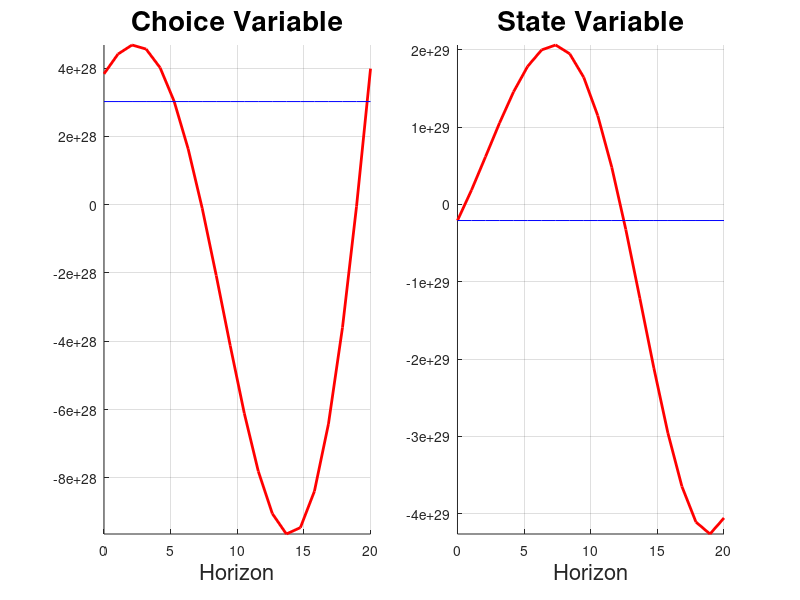
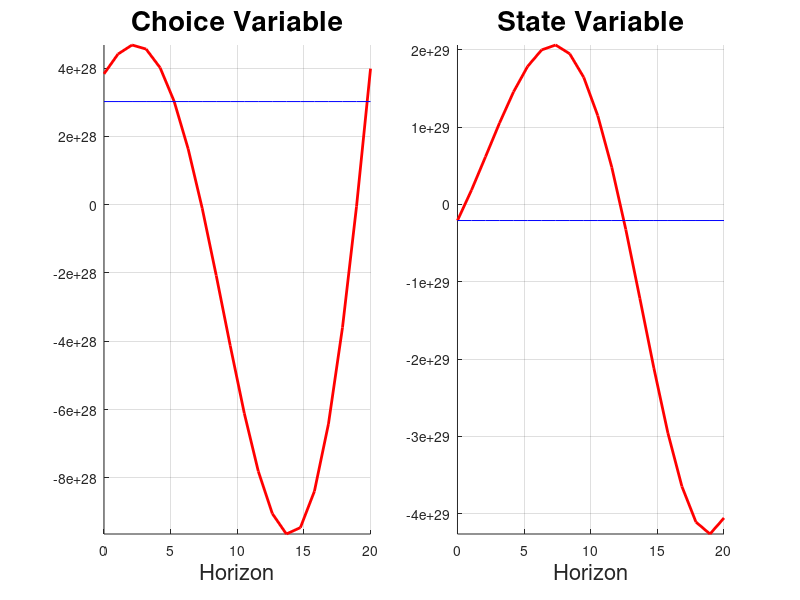

Here is the MATLAB script that generated these plots, in order:
clear 
close all

% From Beaudry, Galizia, Portier
% et = alp0 + alp1*Xt + alp2*et-1 + alp3*et + mut

% Parameterization
alp0 = 0.4;
alp1 = - 0.1; 
alp2 = 1.2;
del  = 0.05;

% Steady State
eold  = 0;
Xold  = 0;
err   = 1;
simss = 0;
while err > 10^(-14) && simss < 1000
      % Choice Variable
      enew   = alp0 + alp1*Xold + alp2*eold;
      % LOM of X
      Xnew   = (1 - del)*Xold + enew;    
      err    = abs(Xnew - Xold) + abs(enew - eold);
      simss  = simss + 1;
      eold   = enew;
      Xold   = Xnew;
end
Xss  = Xnew;
ess  = enew;

% Initialiation
H      = 20;
hor    = linspace(0,H,H);
e      = zeros(H,1);
X      = zeros(H,1);
SHOCK  = 1;
X(1)   = Xss; % state variable always Xss on impact

%-------------------------------------------------------------------------%
% IRFs to Sentiment Shock (Agents invest more today for no reasons)
%-------------------------------------------------------------------------%


e(1)   = alp0 + alp1*Xss + alp2*ess + SHOCK;
X(2)   = (1 - del)*Xss + e(1);
for i = 2:H
      % Choice Variable
      e(i)   = alp0 + alp1*X(i) + alp2*e(i-1);
      % LOM of X
      X(i+1) = (1 - del)*X(i) + e(i);    
end
X = X(1:end-1);

figure('Position',[1 41 1920 963])
set(gcf,'color','w');
subplot(1,2,1)
hold on
plot(hor,e,'linewidth',2,'color','r')
plot(hor,ones(1,H)*ess,'color','b')
title('Choice Variable','fontsize',20)
xlabel('Horizon','fontsize',16);
grid on
axis tight
hold off
subplot(1,2,2)
hold on
plot(hor,X,'linewidth',2,'color','r')
plot(hor,ones(1,H)*Xss,'color','b')
title('State Variable','fontsize',20)
xlabel('Horizon','fontsize',16);
grid on
axis tight
hold off

%-------------------------------------------------------------------------%
% IRFs to Fundamental Shock (Exogenous increase in capital today)
%-------------------------------------------------------------------------%

e(1)   = alp0 + (alp1)*Xss + alp2*ess;
X(2)   = (1 - del)*Xss + e(1) + SHOCK;
for i = 2:H
      % Choice Variable
      e(i)   = alp0 + (alp1)*X(i) + alp2*e(i-1);
      % LOM of X
      X(i+1) = (1 - del)*X(i) + e(i);    
end
X = X(1:end-1);

figure('Position',[1 41 1920 963])
set(gcf,'color','w');
subplot(1,2,1)
hold on
plot(hor,e,'linewidth',2,'color','r')
plot(hor,ones(1,H)*ess,'color','b')
title('Choice Variable','fontsize',20)
xlabel('Horizon','fontsize',16);
grid on
axis tight
hold off
subplot(1,2,2)
hold on
plot(hor,X,'linewidth',2,'color','r')
plot(hor,ones(1,H)*Xss,'color','b')
title('State Variable','fontsize',20)
xlabel('Horizon','fontsize',16);
grid on
axis tight
hold off

